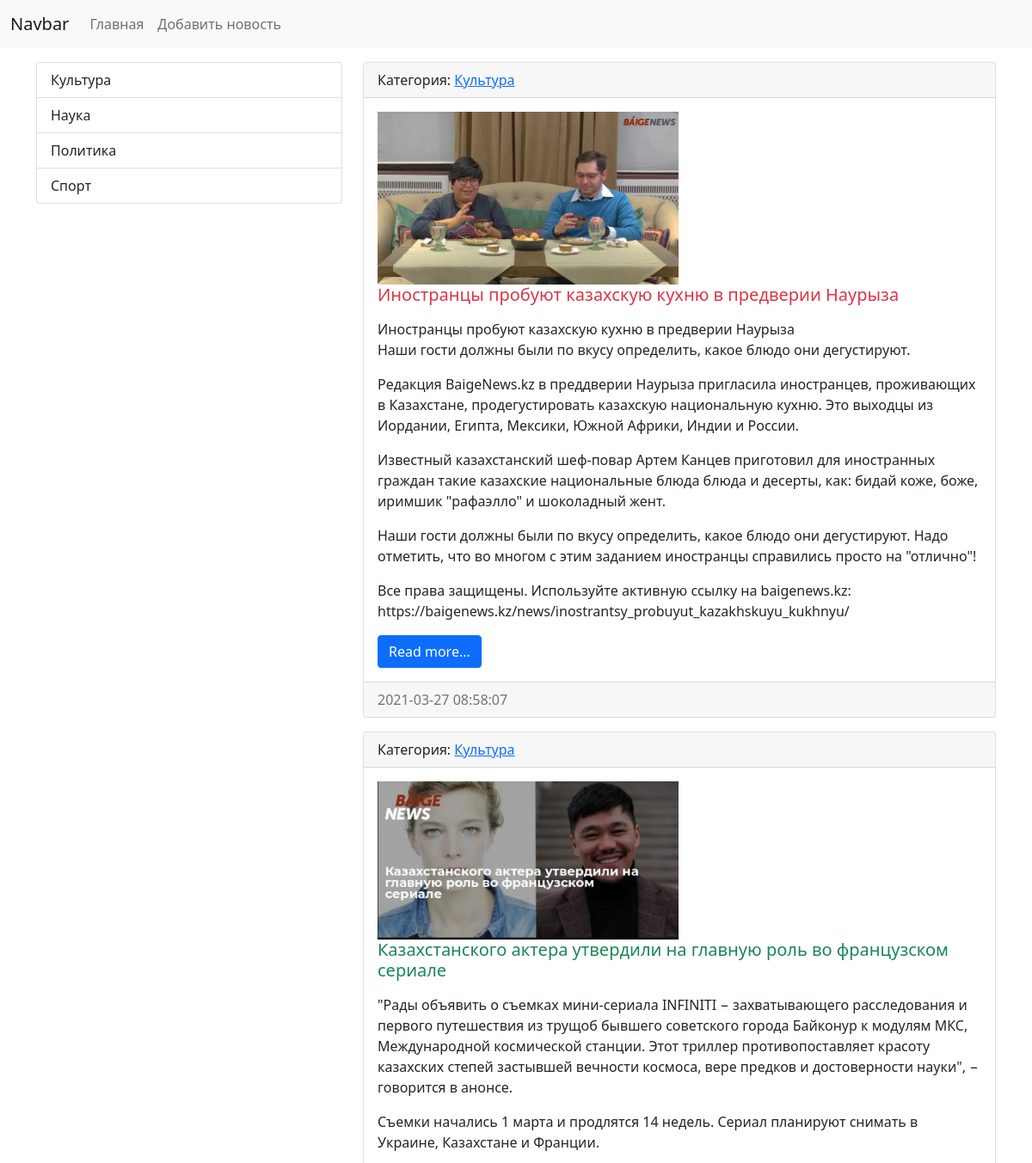
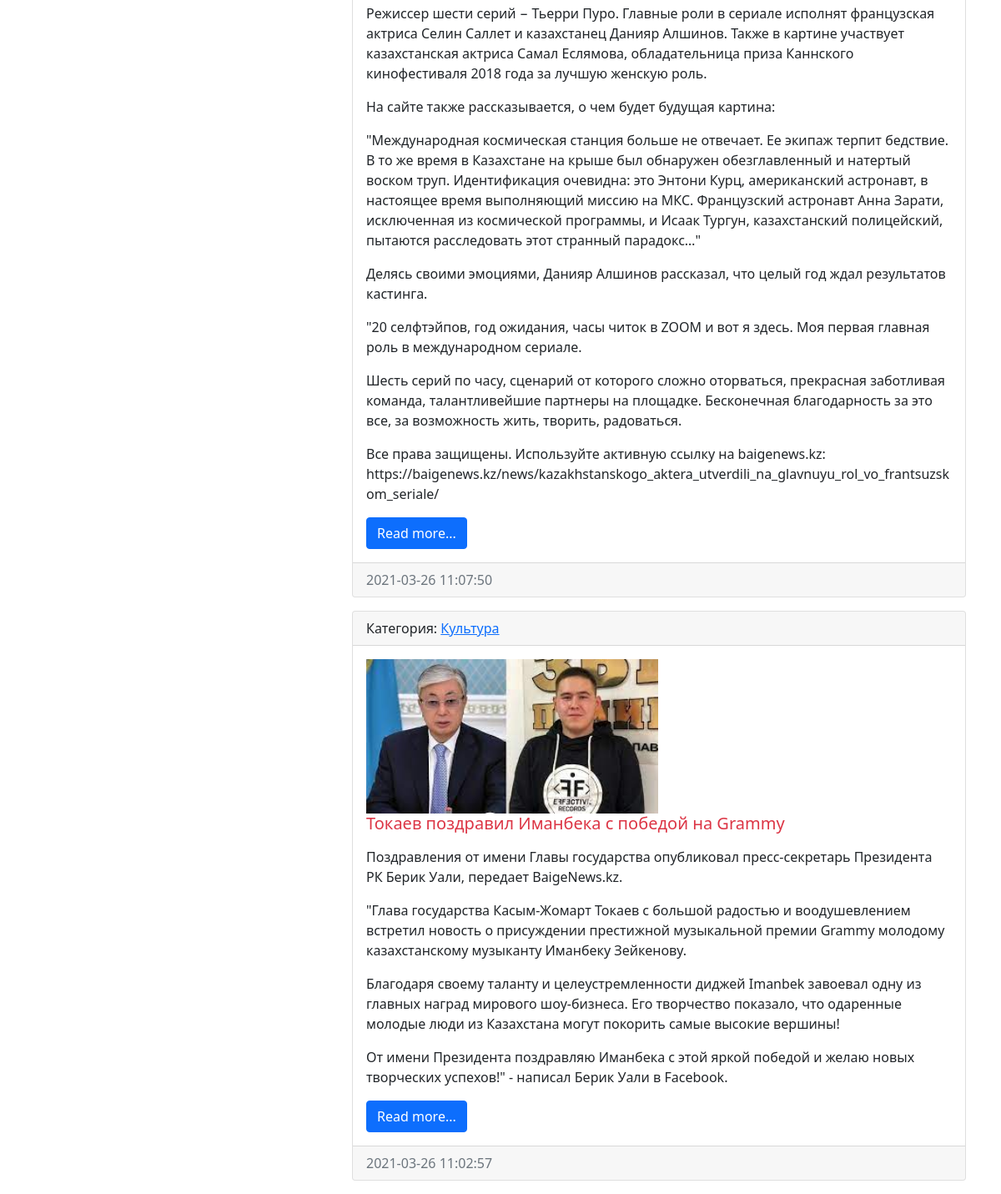
Page /category/1 on the committed database (2 pictures, top to bottom).
### news/models.py (models this page shows, shortened)
class Category(models.Model):
    title = models.CharField(max_length=150,db_index=True, verbose_name='Наименование категории')
    def __str__(self):
        return self.title
    class Meta:
        verbose_name = 'Категория'
        verbose_name_plural = 'Категории'
        ordering = ['title']

class News(models.Model):
    title = models.CharField(max_length=150, verbose_name='Наименование')
    content = models.TextField(blank=True, verbose_name='Контент')
    created_at = models.DateTimeField(auto_now_add=True, verbose_name='Дата публикации')
    updated_at = models.DateTimeField(auto_now=True, verbose_name='Обновлено')
    photo = models.ImageField(upload_to='photos/%Y/%m/%d/', verbose_name='Фото', blank=True)
    is_published = models.BooleanField(default=True, verbose_name='Опубликовано')
    category = models.ForeignKey('Category', on_delete=models.PROTECT, null=True, verbose_name='Категория')
    class Meta:
        verbose_name = 'Новость'
        verbose_name_plural = 'Новости'
        ordering = ['-created_at']

### news/views.py (the view)
# urls.py: path('category/<int:category_id>', get_category, name='category'),
def get_category(request, category_id):
    news = News.objects.filter(category_id=category_id)
    categories = Category.objects.all()
    category = Category.objects.get(pk=category_id)
    return render(request, 'news/category.html', {'news': news, 'categories': categories, 'category': category})

### news/templates/news/category.html (shortened to what this page needs)
<!doctype html>
<html lang="en">
  <head>
    <link href="https://cdn.jsdelivr.net/npm/bootstrap@5.0.0-beta3/dist/css/bootstrap.min.css" rel="stylesheet">
  </head>
  <body>
  <nav class="navbar navbar-expand-lg navbar-light bg-light">
    <div class="container-fluid">
      <a class="navbar-brand" href="{% url 'home' %}">Navbar</a>
      <div class="collapse navbar-collapse" id="navbarSupportedContent">
        <ul class="navbar-nav me-auto mb-2 mb-lg-0">
          <li class="nav-item"><a class="nav-link" href="{% url 'home' %}">Главная</a></li>
          <li class="nav-item"><a class="nav-link" href="{% url 'home' %}">Добавить новость</a></li>
        </ul>
      </div>
    </div>
  </nav>
  <div class="container mt-3">
    <div class="row">
      <div class="col-md-4">
        <div class="list-group">
          {% for item in categories %}
          <a href="{% url 'category' item.pk %}" class="list-group-item list-group-item-action">{{ item.title }}</a>
          {% endfor %}
         </div>
      </div>
      <div class="col-md-8">
        {% for item in news %}
        <div class="card mb-3">
            <div class="card-header">
                Категория: <a href="{% url 'category' item.category.pk %}">{{ item.category }}</a>
            </div>
            <div class="card-body">
              <div class="media">
                {% if item.photo %}
                  <img src="{{ item.photo.url }}" alt="" width="350" class="mr-3">
                {% else %}
                <img src="https://picsum.photos/id/1060/350/235/?blur=2" alt="" class="mr-3">
                {% endif %}
                <div class="media-body">
                                <h5 class="card-title {% cycle 'text-danger' 'text-success' %}">{{ item.title }}</h5>
                                <p class="card-text">{{ item.content| linebreaks }}</p>
                                <a href="#" class="btn btn-primary">Read more...</a>
                </div>
              </div>
           </div>
          <div class="card-footer text-muted">
            {{ item.created_at|date:"Y-m-d H:i:s" }}
          </div>
        </div>
        {% endfor %}
      </div>
    </div>
  </div>
  </body>
</html>

### rows in the picture
Category: title "Культура"
Category: title "Наука"
Category: title "Политика"
Category: title "Спорт"
News: category "Культура", photo (picture), title "Иностранцы пробуют казахскую кухню в предверии Наурыза", content "Иностранцы пробуют казахскую кухню в предверии Наурыза Наши гости должны были по вкусу определить, какое блюдо они дегустируют. Редакция BaigeNews.kz в преддверии Наурыза пригласила иностранцев, проживающих в Казахстане, продегустировать казахскую национальную кухню. Это выходцы из Иордании, Египта, Мексики, Южной Африки, Индии и России. Известный казахстанский шеф-повар Артем Канцев приготовил для иностранных граждан такие казахские национальные блюда блюда и десерты, как: бидай коже, боже, иримшик \"рафаэлло\" и шоколадный жент. Наши гости должны были по вкусу определить, какое блюдо они дегустируют. Надо отметить, что во многом с этим заданием иностранцы справились просто на \"отлично\"! Все…", created_at "2021-03-27 08:58:07"
News: category "Культура", photo (picture), title "Казахстанского актера утвердили на главную роль во французском сериале", content "\"Рады объявить о съемках мини-сериала INFINITI − захватывающего расследования и первого путешествия из трущоб бывшего советского города Байконур к модулям МКС, Международной космической станции. Этот триллер противопоставляет красоту казахских степей застывшей вечности космоса, вере предков и достоверности науки\", − говорится в анонсе. Съемки начались 1 марта и продлятся 14 недель. Сериал планируют снимать в Украине, Казахстане и Франции. Режиссер шести серий − Тьерри Пуро. Главные роли в сериале исполнят французская актриса Селин Саллет и казахстанец Данияр Алшинов. Также в картине участвует казахстанская актриса Самал Еслямова, обладательница приза Каннского кинофестиваля 2018 года за…", created_at "2021-03-26 11:07:50"
News: category "Культура", photo (picture), title "Токаев поздравил Иманбека с победой на Grammy", content "Поздравления от имени Главы государства опубликовал пресс-секретарь Президента РК Берик Уали, передает BaigeNews.kz. \"Глава государства Касым-Жомарт Токаев с большой радостью и воодушевлением встретил новость о присуждении престижной музыкальной премии Grammy молодому казахстанскому музыканту Иманбеку Зейкенову. Благодаря своему таланту и целеустремленности диджей Imanbek завоевал одну из главных наград мирового шоу-бизнеса. Его творчество показало, что одаренные молодые люди из Казахстана могут покорить самые высокие вершины! От имени Президента поздравляю Иманбека с этой яркой победой и желаю новых творческих успехов!\" - написал Берик Уали в Facebook.", created_at "2021-03-26 11:02:57"
